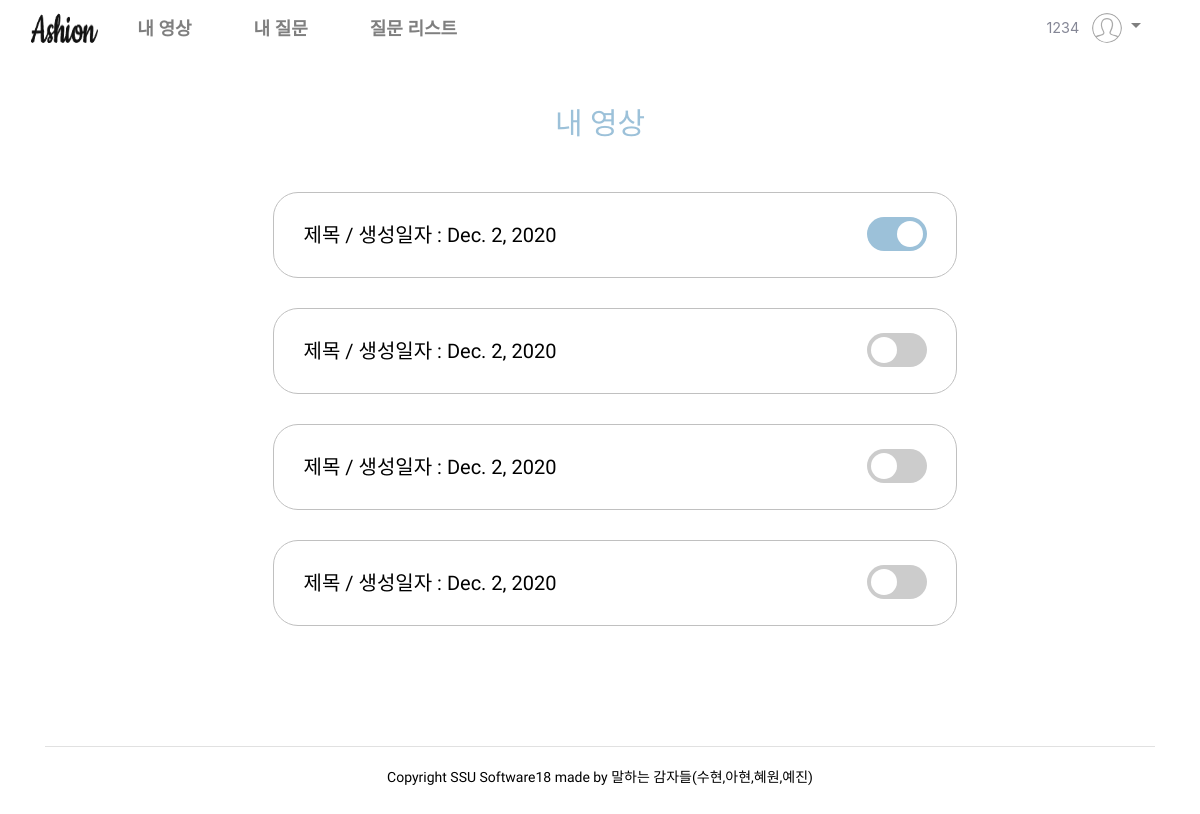
Page /website/myVideo/ (signed in) on the earlier database version.
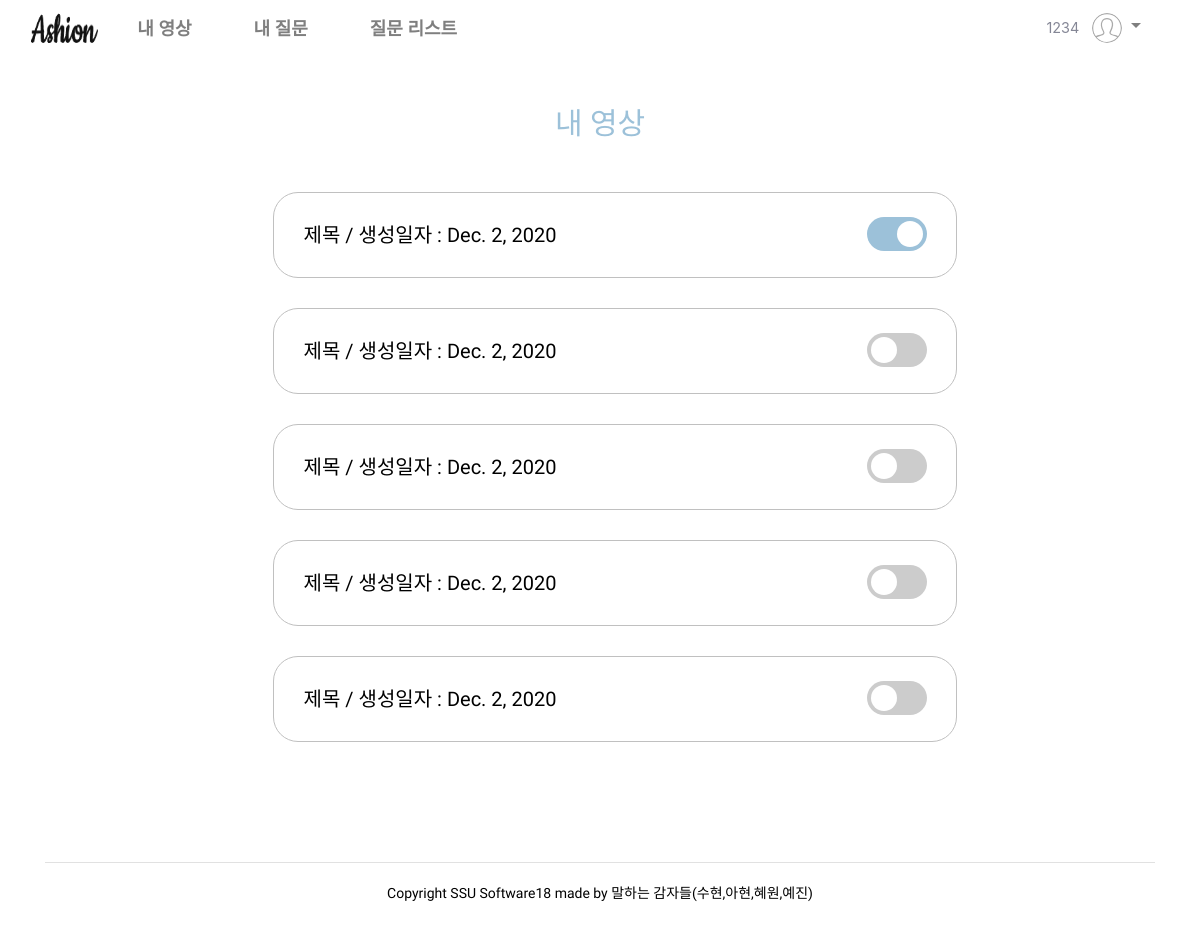
Same page on the later database version.
### website/models.py (models this page shows, shortened)
class Report(models.Model):  # 수정필요
    id = models.AutoField(
        primary_key=True,
        unique=True,
        editable=False,
        verbose_name='pk'
    )
    title = models.CharField(max_length=100, default='제목', verbose_name='제목')
    question1 = models.CharField(max_length=50000, blank=True, null=True, verbose_name='질문1')
    question2 = models.CharField(max_length=50000, blank=True, null=True, verbose_name='질문2')
    question3 = models.CharField(max_length=50000, blank=True, null=True, verbose_name='질문3')
    video1 = models.FileField(blank=True, null=True, upload_to="videos",verbose_name='영상1')
    video2 = models.FileField(blank=True, null=True, upload_to="videos",verbose_name='영상2')
    video3 = models.FileField(blank=True, null=True, upload_to="videos",verbose_name='영상3')
    audio1 = models.FileField(blank=True, null=True, upload_to="videos",verbose_name='음성1')
    audio2 = models.FileField(blank=True, null=True, upload_to="videos",verbose_name='음성2')
    audio3 = models.FileField(blank=True, null=True, upload_to="videos",verbose_name='음성3')
    script1 = models.CharField(max_length=50000, blank=True, null=True, verbose_name='스크립트1')
    script2 = models.CharField(max_length=50000, blank=True, null=True, verbose_name='스크립트2')
    script3 = models.CharField(max_length=50000, blank=True, null=True, verbose_name='스크립트3')
    adverb1 = jsonfield.JSONField()
    adverb2 = jsonfield.JSONField()
    adverb3 = jsonfield.JSONField()
    repetition1 = jsonfield.JSONField()
    repetition2 = jsonfield.JSONField()
    repetition3 = jsonfield.JSONField()
    speed1 = models.FloatField(blank=True, null=True, verbose_name='말하기 속도1')
    speed2 = models.FloatField(blank=True, null=True, verbose_name='말하기 속도2')
    speed3 = models.FloatField(blank=True, null=True, verbose_name='말하기 속도3')
    sCorrect1 = models.CharField(max_length=10000, blank=True, null=True,  verbose_name='말하기 속도1')
    sCorrect2 = models.CharField(max_length=10000, blank=True, null=True,  verbose_name='말하기 속도2')
    sCorrect3 = models.CharField(max_length=10000, blank=True, null=True,  verbose_name='말하기 속도3')
    comment1 = models.CharField(max_length=10000, blank=True, null=True, verbose_name='댓글1')
    comment2 = models.CharField(max_length=10000, blank=True, null=True, verbose_name='댓글2')
    comment3 = models.CharField(max_length=10000, blank=True, null=True, verbose_name='댓글3')
    pub_date = models.DateField(auto_now_add=True, verbose_name='날짜')
    student = models.ForeignKey(User, on_delete=models.CASCADE)
    teacher = models.ForeignKey(Teacher,null=True, blank=True, on_delete=models.CASCADE)
    share = models.BooleanField(default=False, verbose_name='공유')

### website/views.py (the view)
# urls.py: path('myVideo/', views.myVideo, name='myVideo'),
@csrf_exempt
def myVideo(request):
    try:
        print(request.session.get('user'))
        report = Report.objects.filter(student=request.session.get('user'))
        return render(request, 'myVideo.html', {'video' : report})
    except:
        return redirect(reverse('website:studentHome'))

### website/templates/myVideo.html (shortened to what this page needs)
{% extends 'stu_template.html' %}
{% load static %}
{% block content %}
<link href="{% static 'css/myVideo.css' %}" rel="stylesheet">
<div class="myVideo-page">
    <h1>내 영상</h1>
    <div class="form">
        <div class="info">
            {% for i in video %}
            <div class="content">
                <p><a href="{% url 'website:myVideoDetail' reportID=i.id %}">{{ i.title }} / 생성일자 : {{i.pub_date}}</a>
                </p>
                {% if i.share == True %}
                <label class="switch">
                    <span class="slider round"></span>
                </label>
                {% else %}
                <label class="switch">
                    <span class="sliderF round"></span>
                </label>
                {% endif %}
            </div>
            {% endfor %}
        </div>
    </div>
</div>
{% endblock %}

### website/templates/stu_template.html (shortened to what this page needs)
{% load static %}
<!DOCTYPE html>
<html lang="ko">
<head>
    <link rel="stylesheet" href="{% static 'vendor/bootstrap/css/bootstrap.css' %}">
    <link rel="stylesheet" href="{% static 'css/home.css' %}" type="text/css">
    <link rel="stylesheet" href="{% static 'css/intro.css' %}" type="text/css">
    <link rel="stylesheet" href="https://stackpath.bootstrapcdn.com/bootstrap/4.4.1/css/bootstrap.min.css">
</head>
<body>
    <nav id="Topbar" class="navbar navbar-expand-md navbar-light">
        <div class="collapse navbar-collapse" id="navbarSupportedContent">
            <a class="navbar-brand col-xl-1 col-lg-1" href="{% url 'website:studentHome' %}">
                <img src="{% static 'img/logo.png' %}" width="100" height="30" class="d-inline-block align-top" alt="">
            </a>
            <ul class="navbar-nav mr-auto">
                <li class="nav-item"><a class="nav-link" href="{% url 'website:myVideo' %}">내 영상</a></li>
                <li class="nav-item"><a class="nav-link" href="#">내 질문</a></li>
                <li class="nav-item"><a class="nav-link" href="#">질문 리스트</a></li>
            </ul>
            <ul class="navbar-nav ml-auto" style="margin-right: 35px;">
                <li class="nav-item">
                    {% if request.session.user %}
                    <li class="nav-item dropdown" >
                        <a class="nav-link dropdown-toggle" href="#" id="navbarDropdown" role="button" data-toggle="dropdown" aria-haspopup="true" aria-expanded="false">
                            <span class="mr-2 d-none d-lg-inline text-gray-600 small">{{request.session.user}}</span>
                            {% if user.image %}
                            <img class="img-profile rounded-circle" src="{{ user.image.url }}">
                            {% else %}
                            <img class="img-profile rounded-circle" width="30" height="30" src="{% static 'img/user.svg' %}">
                            {% endif %}
                        </a>
                    </li>
                    {% else %}
                    <a class="nav-link" href="{% url 'website:studentSignin' %}" id="user" role="button">
                        <span class="mr-2 d-none d-lg-inline text-gray-600 small"> Log in </span>
                    </a>
                    {% endif %}
                </li>
            </ul>
        </div>
    </nav>
    {% block content %}
    {% endblock %}
    <footer class="footer">
        <div class="container">
            <div class="row">
                <div class="col-lg-12">
                    <div class="footer__copyright__text">
                        <p>Copyright SSU Software18 made by 말하는 감자들(수현,아현,혜원,예진)</p>
                    </div>
                </div>
            </div>
        </div>
    </footer>
</body>
</html>

### website/static/css/intro.css (style rules this page uses)
html, body { height: 100%; font-family: 'Nanum Gothic', sans-serif; }
h1, h2, h3, h4, h5, h6 { margin: 0; color: #111111; font-family: 'Nanum Gothic', sans-serif; }
h1 { font-weight: 900; font-size: 70px; }
p { font-size: 14px; font-family: 'Nanum Gothic', sans-serif; color: #000000; font-weight: 400; line-height: 24px; margin: 0 0 15px 0; }
img { max-width: 100%; }
ul, ol { padding: 0; margin: 0; }
.footer { padding-top: 55px; }
.footer__copyright__text { border-top: 1px solid #e1e1e1; padding: 18px 0 25px; text-align: center; margin-top: 35px; }
.footer__copyright__text p { margin-bottom: 0; }
.nav-item { margin-right: 46px; }
.nav-item:last-child { margin-right: 0; }
.nav-item .nav-link { font-size: 18px; color: #666666; font-weight: 600; border: none; border-top-left-radius: 0; border-top-right-radius: 0; padding: 0; }
@media only screen and (min-width: 1200px) { .container { max-width: 1170px; } }
a { color: #000000; text-decoration: none; }

### website/static/css/myVideo.css (style rules this page uses)
h1 { color: #9CC1D9; font-family: 'Nanum Gothic', sans-serif; padding: 50px 0 20px 0; font-size: 30px; text-align: center; }
.content { display: table; margin: 30px auto 30px auto; }
.content > p { font-family: 'Nanum Gothic', sans-serif; text-align: center; border: 1px solid; border-radius: 25px; border-color: #C0C0C0; padding: 30px 400px 30px 30px; margin: 0 -40px 0 0px; font-size: 20px; float: left; }
.switch { position: relative; display: inline-block; width: 60px; height: 34px; vertical-align:middle; float: left; margin-top: 25px; margin-left: -50px; }
.sliderF { position: absolute; cursor: pointer; top: 0; left: 0; right: 0; bottom: 0; background-color: #ccc; -webkit-transition: .4s; transition: .4s; }
.sliderF:before { position: absolute; content: ""; height: 26px; width: 26px; left: 4px; bottom: 4px; background-color: white; -webkit-transition: .4s; transition: .4s; }
.sliderF.round { border-radius: 34px; }
.sliderF.round:before { border-radius: 50%; }
.slider { position: absolute; cursor: pointer; top: 0; left: 0; right: 0; bottom: 0; background-color: #9CC1D9; -webkit-transition: .4s; transition: .4s; }
.slider:before { position: absolute; content: ""; height: 26px; width: 26px; left: 4px; bottom: 4px; background-color: white; -webkit-transform: translateX(26px); -ms-transform: translateX(26px); transform: translateX(26px); }
.slider.round { border-radius: 34px; }
.slider.round:before { border-radius: 50%; }
a { color: #000000; text-decoration: none; }

Differences in the rows shown:
added Report: title "제목", pub_date "Dec. 2, 2020"
